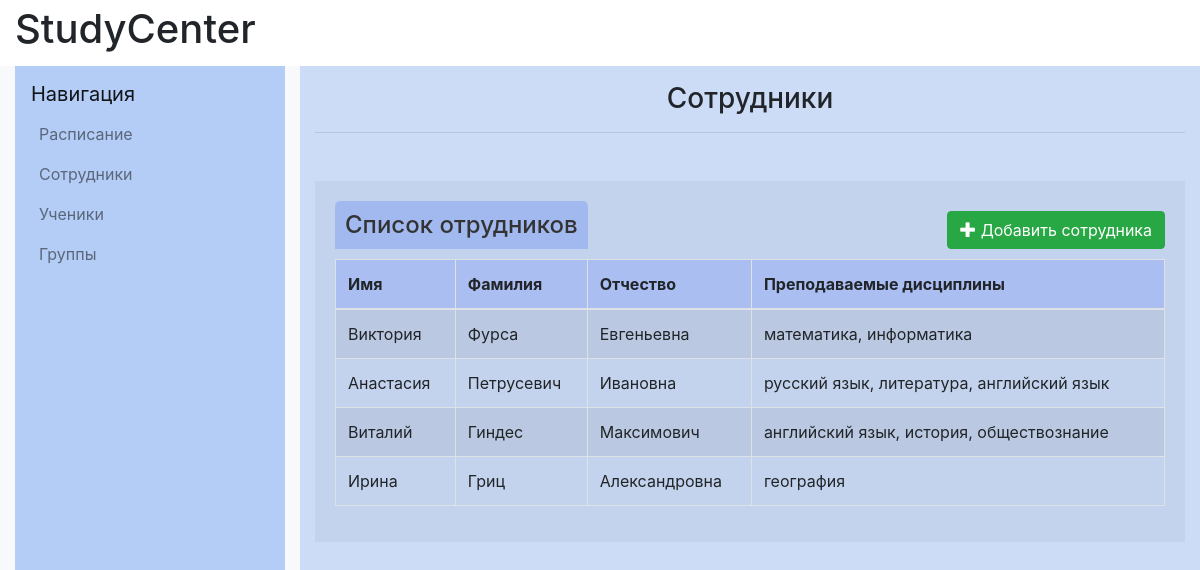
Page /workers/ on the committed database.
### catalog/models.py (models this page shows, shortened)
class Worker(models.Model):
    firstname=models.CharField(max_length=20, verbose_name="Имя")
    lastname=models.CharField(max_length=20, verbose_name="Фамилия")
    fathername=models.CharField(max_length=20, verbose_name="Отчество")
    date_of_birth=models.DateField(verbose_name="Дата рождения")
    gender=models.IntegerField(validators=[MinValueValidator(0), MaxValueValidator(1)], verbose_name="Пол")
    subject = models.ManyToManyField(Subject, verbose_name="Дисциплины")
    phone_number=models.CharField(max_length=11,validators=[MinLengthValidator(11)], verbose_name="Номер телефона")
    email=models.EmailField(verbose_name="E-mail")
    objects=models.Manager()
    registration_date=models.DateField()
    DoesNotExist = models.Manager
    def get_subjects(self):
        subjects = self.subject.values_list('name', flat=True)
        return ", ".join(subjects)

### catalog/views.py (the view)
# urls.py: path('workers/', views.workers, name='workers'),
def workers(request):
    workers=Worker.objects.all()
    return render(request, "worker/workers.html",{"workers": workers})

### catalog/templates/worker/workers.html (shortened to what this page needs)
{% extends "base_generic.html" %}
{% block content%}
            <div class="col-md-8 col-lg-9 content-container" style="background-color: #ccdbf6">
                <h1 class="h3 text-center mt-3">Сотрудники</h1>
                <hr class="mb-5">
                <section style="background-color: rgb(196, 211, 237); padding: 20px;">
                    <div style="display: flex; justify-content: space-between; align-items: center;">
                        <h3 class="lesson-month" style="color: #333; font-size: 1.5em; margin-bottom: 10px; padding: 10px; background-color: rgba(160, 184, 239, 0.94); border-top-left-radius: 5px; border-top-right-radius: 5px;">Список отрудников</h3>
                        <a class="btn btn-success" href="{% url 'worker_new' %}" class="btn top-menu"><span class="glyphicon glyphicon-plus"></span> Добавить сотрудника</a>
                    </div>
                    <div class="table-responsive" style="width: 100%;">
                        <table class="table table-striped table-bordered lesson-table" style="width: 100%; border-collapse: collapse;">
                            <thead>
                                <tr style="background-color: rgba(158, 180, 243, 0.68);">
                                    <th>Имя</th>
                                    <th>Фамилия</th>
                                    <th>Отчество</th>
                                    <th>Преподаваемые дисциплины</th>
                                </tr>
                            </thead>
                            <tbody>
                                {% for worker in workers %}
                                <tr class="table-row" style="cursor: pointer;" onclick="window.location='{% url 'worker_detail' pk=worker.pk %}';" onmouseover="this.style.backgroundColor='rgba(74, 78, 137, 0.28)';" onmouseout="this.style.backgroundColor='';">
                                    <td>{{ worker.firstname }}</td>
                                    <td>{{ worker.lastname }}</td>
                                    <td>{{ worker.fathername }}</td>
                                    <td>{{ worker.get_subjects }}</td>
                                </tr>
                                {% endfor %}
                            </tbody>
                        </table>
                    </div>
                </section>
            </div>
{% endblock content %}

### catalog/static/css/styles.css (style rules this page uses)
@media (min-width: 768px) { .lesson-month { color: #333; font-size: 1.5em; margin-bottom: 10px; } }
@media (min-width: 768px) { .lesson-table { width: 100%; } }

### rows in the picture
Worker: firstname "Виктория", lastname "Фурса", fathername "Евгеньевна", get_subjects "математика, информатика"
Worker: firstname "Анастасия", lastname "Петрусевич", fathername "Ивановна", get_subjects "русский язык, литература, английский язык"
Worker: firstname "Виталий", lastname "Гиндес", fathername "Максимович", get_subjects "английский язык, история, обществознание"
Worker: firstname "Ирина", lastname "Гриц", fathername "Александровна", get_subjects "география"
